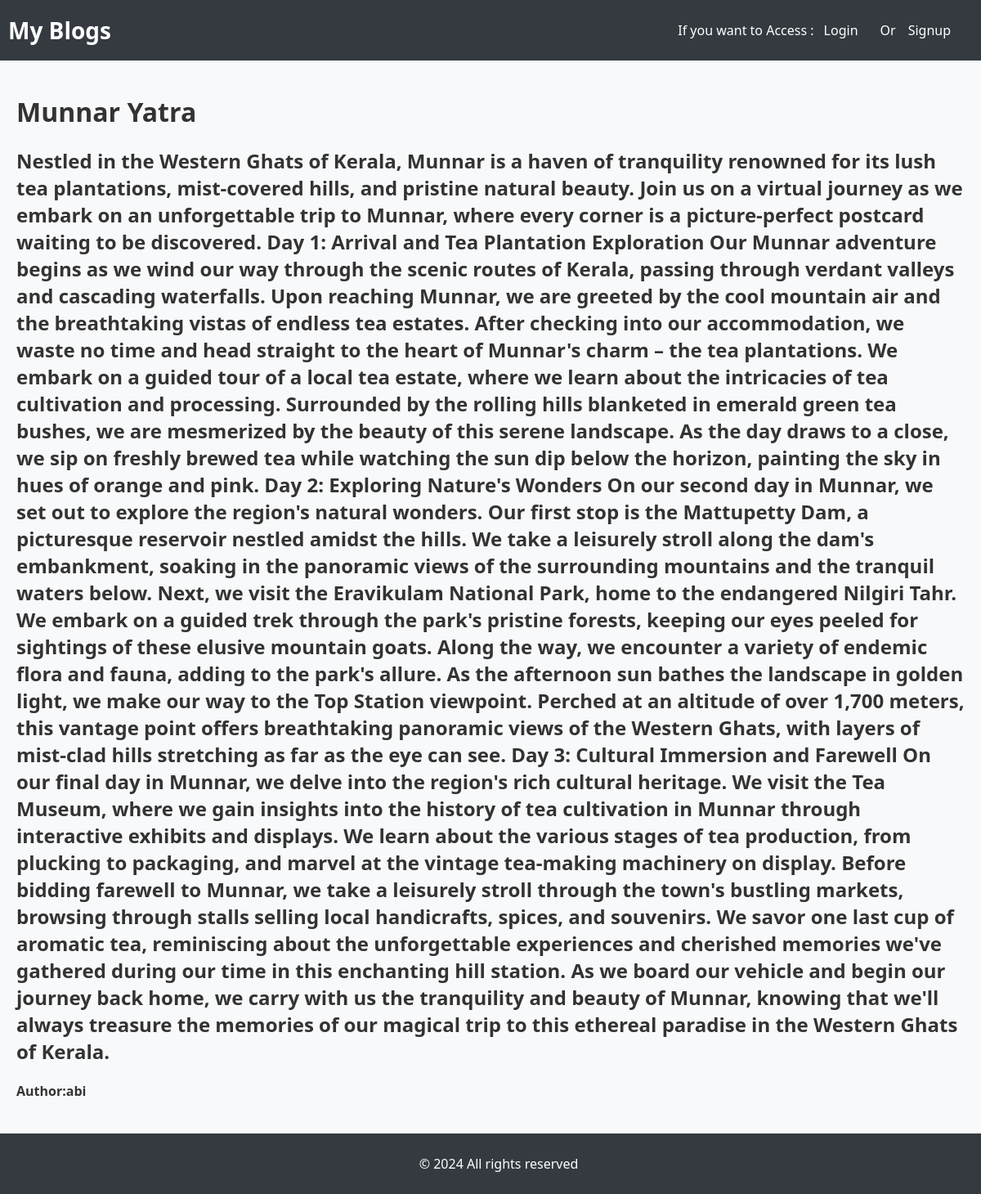
Page /blogdetail/2 on the committed database.
### app/models.py (models this page shows, shortened)
class Blogpost(models.Model):
    title=models.CharField(max_length=100)
    content=models.TextField()
    author=models.ForeignKey(User,on_delete=models.CASCADE,default=1)

### app/views.py (the view)
# urls.py: path('blogdetail/<int:pk>',views.BlogDetail.as_view(),name='blogdetail'),
class BlogDetail(DetailView):
    model = Blogpost
    template_name = 'blogdetail.html'
    context_object_name = 'blog'

### templates/blogdetail.html
{% extends 'base.html' %}
{% block content %}
<div>
    <h1>{{blog.title}}</h1>
    <h2>{{blog.content}}</h2>
    <h4>Author:{{blog.author}}</h4>
</div>
{% endblock content %}

### templates/base.html (style rules this page uses)
body { font-family: 'Segoe UI', Tahoma, Geneva, Verdana, sans-serif; margin: 0; padding: 0; background-color: #f8f9fa; color: #333; display: flex; flex-direction: column; min-height: 100vh; }

### rows in the picture
Blogpost: title "Munnar Yatra", content "Nestled in the Western Ghats of Kerala, Munnar is a haven of tranquility renowned for its lush tea plantations, mist-covered hills, and pristine natural beauty. Join us on a virtual journey as we embark on an unforgettable trip to Munnar, where every corner is a picture-perfect postcard waiting to be discovered. Day 1: Arrival and Tea Plantation Exploration Our Munnar adventure begins as we wind our way through the scenic routes of Kerala, passing through verdant valleys and cascading waterfalls. Upon reaching Munnar, we are greeted by the cool mountain air and the breathtaking vistas of endless tea estates. After checking into our accommodation, we waste no time and head straight to the…", author "abi"
